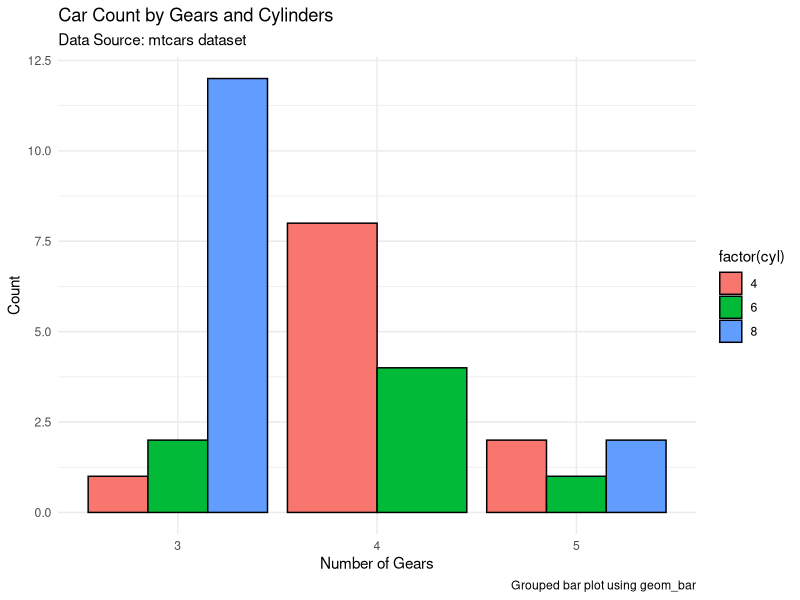

This chart was generated by the following R code:
# ─────────────────────────────────────────────────────────────
# 📊 ggplot2 Grouped Bar Plot Diagnostic Script
# Author: NAIMUDDIN
# Purpose: Visualize counts of cylinders vs gears using grouped bars
# ─────────────────────────────────────────────────────────────

# Step 0: Load ggplot2 library
library(ggplot2)

# Step 1: Create grouped bar plot (cylinders vs gears)
ggplot(mtcars, aes(x = factor(gear), fill = factor(cyl))) +
  geom_bar(
    position = "dodge",                          # Side-by-side (grouped) bars
    color    = "black"                           # Border color
  ) +
  labs(
    title    = "Car Count by Gears and Cylinders", # Plot title
    subtitle = "Data Source: mtcars dataset",      # Subtitle
    x        = "Number of Gears",                  # X-axis label
    y        = "Count",                            # Y-axis label
    caption  = "Grouped bar plot using geom_bar"   # Caption
  ) +
  theme_minimal()                                  # Minimal theme for clarity
